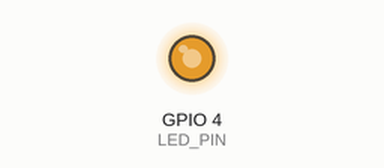
Simulated run of this sketch. Board: ESP32. Parts: output pins drawn as LEDs (lit = HIGH).

Above: at 0.05 s.
At 2.05 s:
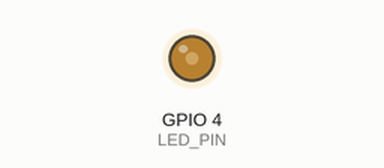
At 3.5 s:
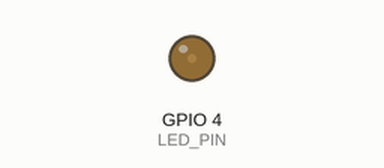
At 7.0 s:
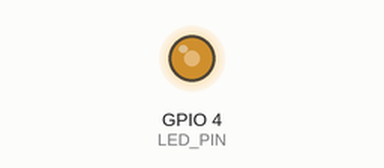
Timing chart, 0 to 11.8 s (numbered marks = the images above):
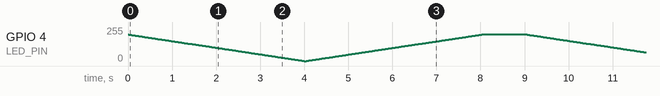

The sketch:

flash.ino
```cpp
#define LED_PIN 4
#define LED_CHANNEL 0 //شماره کانال که قرار است تنظیم شود
#define LED_FREQUENCY 5000 // فرکانس  که باید بین 1 و 40 کیلو هرتز باشد.
#define LED_RESOLUTION 8 // دقت که باید بین 1 و 16 بیت باشد

void setup()
{
  // Put your setup code here, to run once:

  // Initialize the LED
  ledcSetup(LED_CHANNEL, LED_FREQUENCY, LED_RESOLUTION);
  ledcAttachPin(LED_PIN, LED_CHANNEL);
}

void loop()
{
  // Put your main code here, to run repeatedly:

  for(int i = 200; i >= 0; i--)
  {
    ledcWrite(LED_CHANNEL, i);
    delay(20);
  }

  for(int i = 0; i <= 200; i++)
  {
    ledcWrite(LED_CHANNEL, i);
    delay(20);
  }


  // Turn on the flash
  //ledcWrite(LED_CHANNEL, 255);

  delay(1000);

  // Turn off the flash
  //ledcWrite(LED_CHANNEL, 0);
}
```
